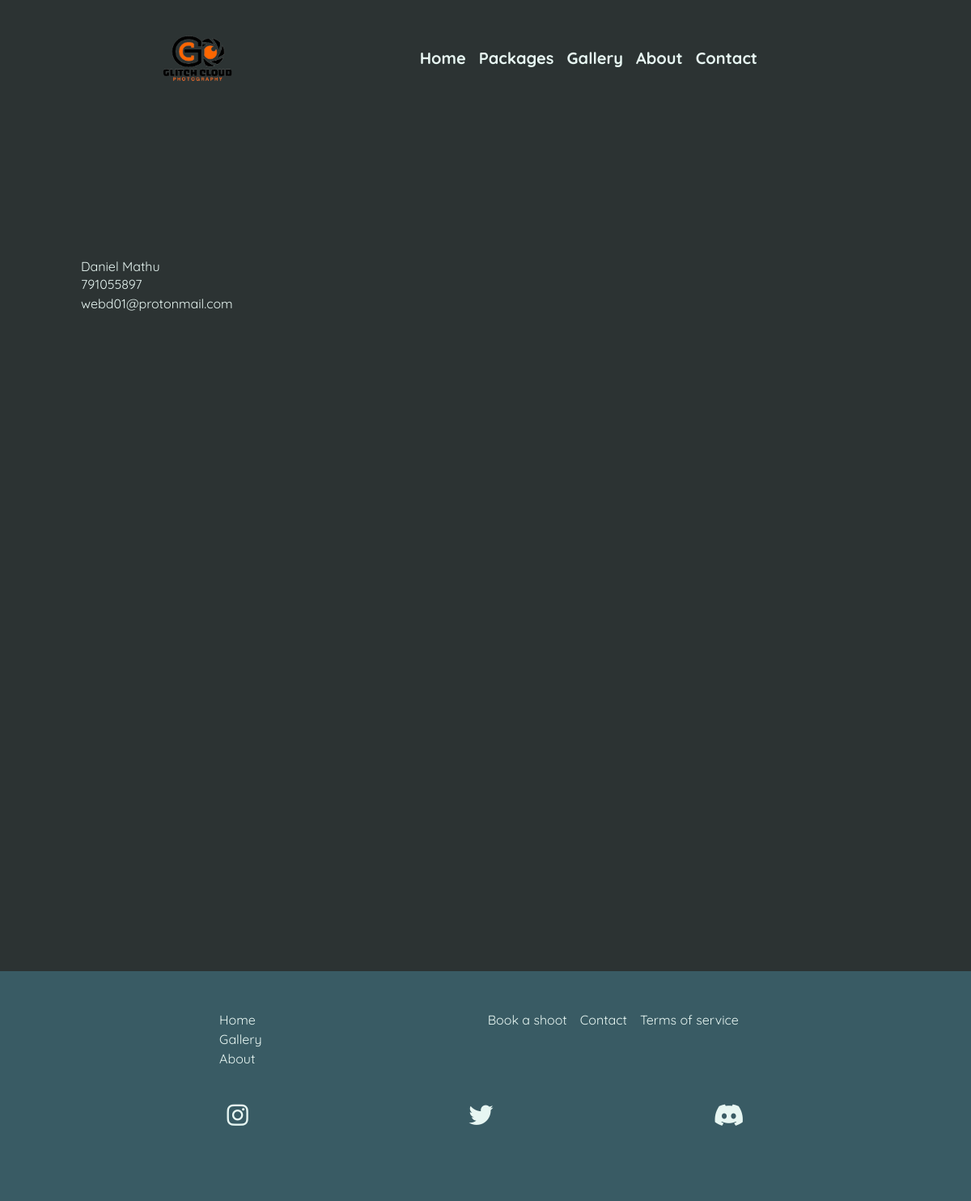
The page /dashboard/client/1 (signed in) on the database its author committed.
### shop/models.py (models this page shows, shortened)
class Client(models.Model):
    first_name = models.CharField(max_length=20)
    last_name = models.CharField(max_length=20)
    phone = models.CharField(max_length=12)
    email = models.EmailField()

### dashboard/views.py (the view)
# urls.py: path("client/<int:pk>", ClientDetail.as_view(), name="client-detail"),
class ClientDetail(LoginRequiredMixin, DetailView):
    model = Client
    template_name: str = "client.html"
    context_object_name: str = "client"

### dashboard/templates/client.html (shortened to what this page needs)
{% extends 'base.html' %}
{% block content %}
<section class="client-detail min-h-screen">
    <div>
        <h1>{{client.first_name}} {{client.last_name}}</h1>
        <p>{{client.phone}}</p>
        <p>{{client.email}}</p>
    </div>
</section>
{% endblock %}

### rows shown on the page
Client: first_name "Daniel", last_name "Mathu", phone "791055897", email "webd01@protonmail.com"
